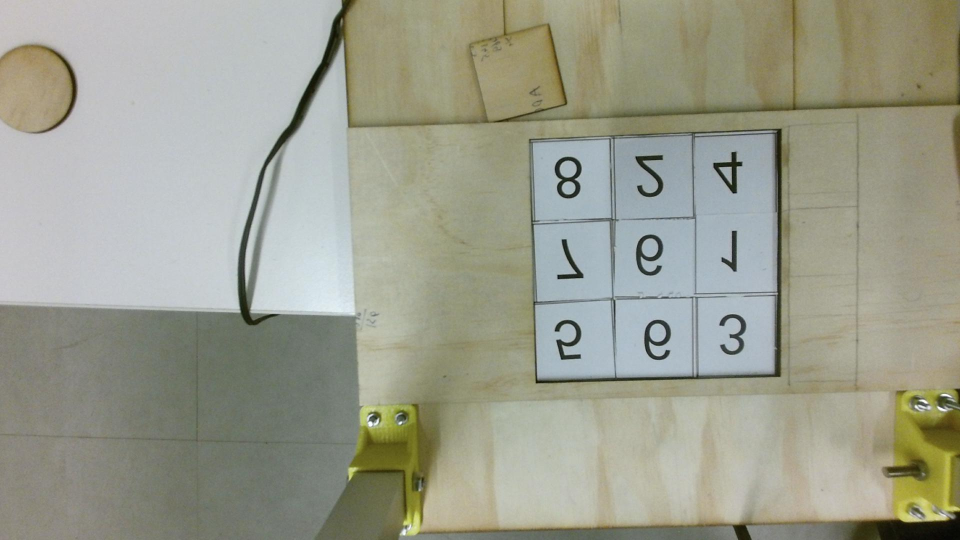
%> input picture Mohammad/TestImage.jpg, 1920 x 1080 px (shown at 1/2 size)
$ octave --eval "result = scanBlockA(imread('TestImage.jpg'));"   (GNU Octave 9; MATLAB toolbox functions it lacks are replaced by stand-ins)
%> lines starting %> are read from the running program, lines starting %| are printed output that depends on the picture
function [scannedNum] = scanBlockA(rgb)
I = rgb;
%> I is the input picture: size 1080x1920x3 uint8; mean R, G, B 155.4, 157, 141.6
idisp(I)
%> (this line was passed over: idisp is not available in this run)
I2 = imcrop(I,[1681 311 200 200]); %[initial u ,initial v,Length, width]
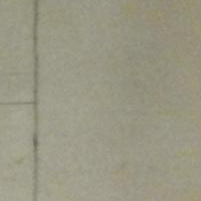
%> I2: size 201x201x3 uint8; mean R, G, B 154, 151.7, 132.3
% subplot(1,2,1)
figure;
idisp(I)
%> (this line was passed over: idisp is not available in this run)
title('Original Image')
% subplot(1,2,2)
figure;
idisp(I2)
%> (this line was passed over: idisp is not available in this run)
title('Cropped Image')
colorImage = I2;
%  colorImage = imread('testing.jpg');
I = rgb2gray(colorImage);
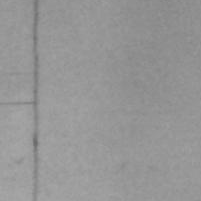
%> I: size 201x201 uint8; min 107, max 168, mean 150.1

% Detect MSER regions.
%> (the run ends here)

$ run again, on Mohammad/cali.jpg
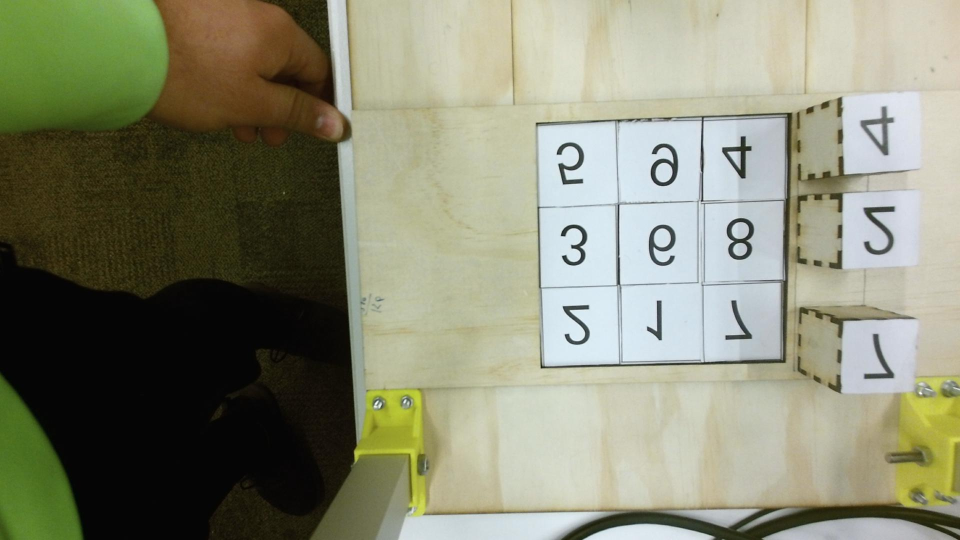
%> input picture Mohammad/cali.jpg, 1920 x 1080 px (shown at 1/2 size)
%> in scanBlockA, I is the input picture: size 1080x1920x3 uint8; mean R, G, B 135.5, 137.3, 115.5
%> in scanBlockA, `I2 = imcrop(I,[1681 311 200 200]);`:
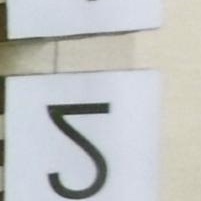
%> I2: size 201x201x3 uint8; mean R, G, B 193.3, 195.6, 195.2
%> I: size 201x201 uint8
